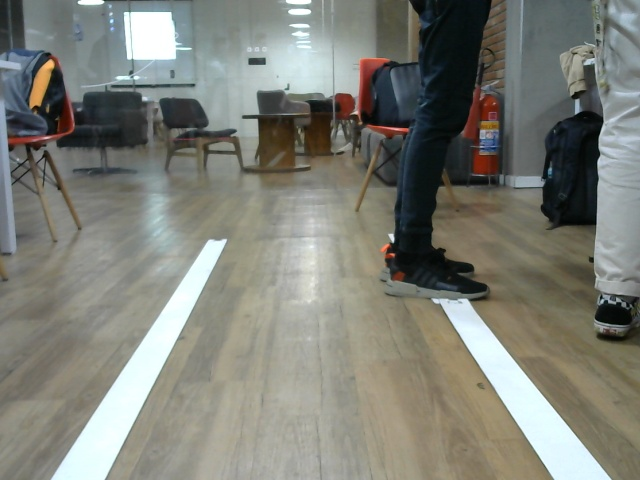
#> input picture utilidades/capture.jpg, 640 x 480 px
$ python callibration.py
#> lines starting #> are read from the running program, lines starting #| are printed output that depends on the picture
#> further down, imag is the input picture: shape (480, 640, 3); mean B, G, R 119.4, 127.8, 126.5
import cv2
import matplotlib.pyplot as plt
import numpy as np

def canny(image):
    gray = cv2.cvtColor(image, cv2.COLOR_RGB2GRAY)
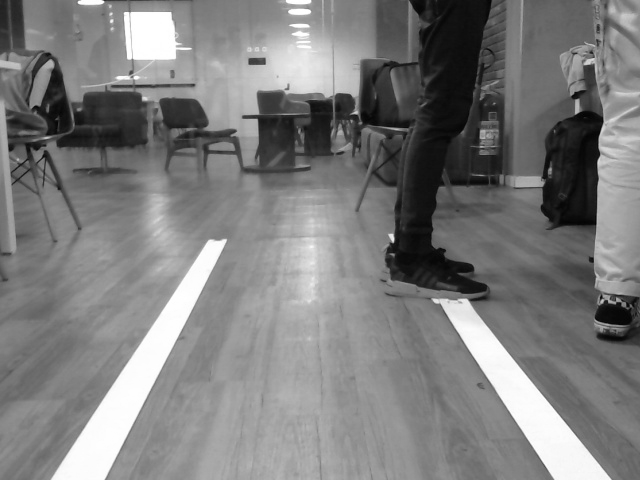
#> gray: shape (480, 640); min 1, max 255, mean 125.1
    blur = cv2.GaussianBlur(gray, (5, 5), 0)
    canny_img = cv2.Canny(blur, 50, 150)
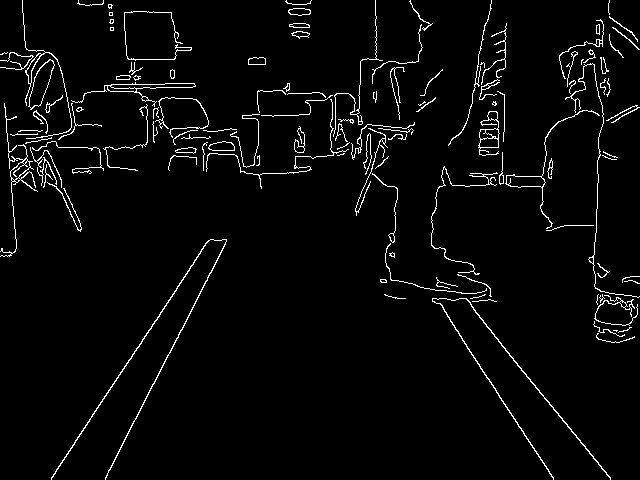
#> canny_img: shape (480, 640); 3.4% white in thin lines or dots
    return canny_img

imag = cv2.imread("capture.jpg")
lane_image = np.copy(imag)
canny_image = canny(lane_image)

plt.imshow(canny_image)
plt.show()

$ run again, with utilidades/ajustment_image.jpg copied over utilidades/capture.jpg
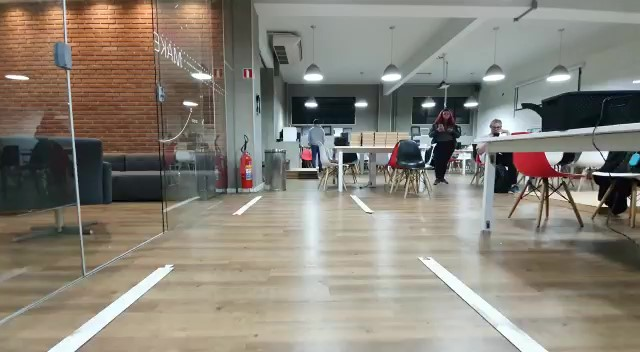
#> input picture utilidades/ajustment_image.jpg, 640 x 352 px
#> imag is the input picture: shape (352, 640, 3); mean B, G, R 120, 130.6, 136.2
#> in canny, `gray = cv2.cvtColor(image, cv2.COLOR_RGB2GRAY)`:
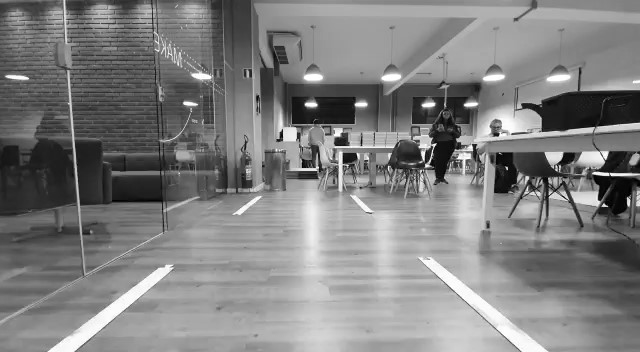
#> gray: shape (352, 640); min 0, max 255, mean 128.1
#> in canny, `canny_img = cv2.Canny(blur, 50, 150)`:
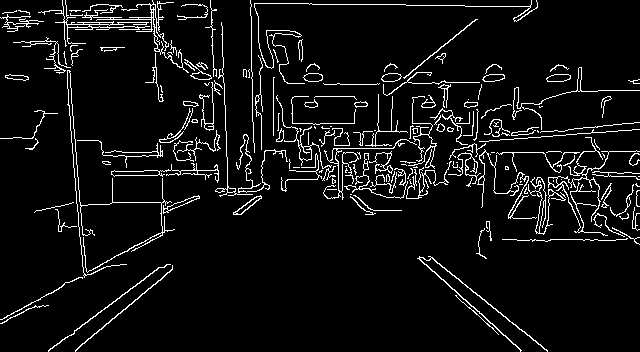
#> canny_img: shape (352, 640); 6.4% white in thin lines or dots
